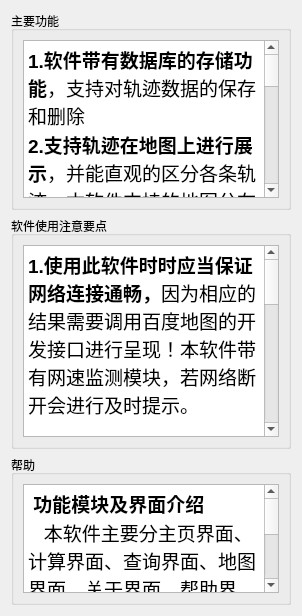
      <widget class="QWidget" name="page_7">
       <layout class="QVBoxLayout" name="verticalLayout_24">
        <item>
         <widget class="QGroupBox" name="groupBox_11">
          <property name="maximumSize">
           <size>
            <width>16777215</width>
            <height>250</height>
           </size>
          </property>
          <property name="title">
           <string>主要功能</string>
          </property>
          <layout class="QHBoxLayout" name="horizontalLayout_51">
           <item>
            <widget class="QTextEdit" name="textEdit">
             <property name="maximumSize">
              <size>
               <width>16777215</width>
               <height>158</height>
              </size>
             </property>
             <property name="focusPolicy">
              <enum>Qt::NoFocus</enum>
             </property>
             <property name="html">
              <string>&lt;!DOCTYPE HTML PUBLIC &quot;-//W3C//DTD HTML 4.0//EN&quot; &quot;http://www.w3.org/TR/REC-html40/strict.dtd&quot;&gt;
&lt;html&gt;&lt;head&gt;&lt;meta name=&quot;qrichtext&quot; content=&quot;1&quot; /&gt;&lt;style type=&quot;text/css&quot;&gt;
p, li { white-space: pre-wrap; }
&lt;/style&gt;&lt;/head&gt;&lt;body style=&quot; font-family:'微软雅黑'; font-size:9pt; font-weight:400; font-style:normal;&quot;&gt;
&lt;p style=&quot; margin-top:0px; margin-bottom:0px; margin-left:0px; margin-right:0px; -qt-block-indent:0; text-indent:0px;&quot;&gt;&lt;span style=&quot; font-family:'仿宋'; font-size:14pt; font-weight:600;&quot;&gt;1.软件带有数据库的存储功能&lt;/span&gt;&lt;span style=&quot; font-family:'仿宋'; font-size:14pt;&quot;&gt;，支持对轨迹数据的保存和删除&lt;/span&gt;&lt;span style=&quot; font-size:14pt;&quot;&gt; &lt;/span&gt;&lt;/p&gt;
&lt;p style=&quot; margin-top:0px; margin-bottom:0px; margin-left:0px; margin-right:0px; -qt-block-indent:0; text-indent:0px;&quot;&gt;&lt;span style=&quot; font-family:'仿宋'; font-size:14pt; font-weight:600;&quot;&gt;2.支持轨迹在地图上进行展示&lt;/span&gt;&lt;span style=&quot; font-family:'仿宋'; font-size:14pt;&quot;&gt;，并能直观的区分各条轨迹。本软件支持的地图分在线地图和离线地图，在线地图采用的是百度地图的开放接口，离线地图为自主设计。&lt;/span&gt;&lt;span style=&quot; font-size:14pt;&quot;&gt; &lt;/span&gt;&lt;/p&gt;
&lt;p style=&quot; margin-top:0px; margin-bottom:0px; margin-left:0px; margin-right:0px; -qt-block-indent:0; text-indent:0px;&quot;&gt;&lt;span style=&quot; font-family:'仿宋'; font-size:14pt; font-weight:600;&quot;&gt;3.轨迹相似度计算&lt;/span&gt;&lt;span style=&quot; font-family:'仿宋'; font-size:14pt;&quot;&gt;。给定任意两条同类型（带时间或不带时间）的轨迹，可计算出两者之间的相似度，并列出相似度最高的轨迹段和轨迹点。&lt;/span&gt;&lt;span style=&quot; font-size:14pt;&quot;&gt; &lt;/span&gt;&lt;/p&gt;
&lt;p style=&quot; margin-top:0px; margin-bottom:0px; margin-left:0px; margin-right:0px; -qt-block-indent:0; text-indent:0px;&quot;&gt;&lt;span style=&quot; font-family:'仿宋'; font-size:14pt; font-weight:600;&quot;&gt;4.相似轨迹查询&lt;/span&gt;&lt;span style=&quot; font-family:'仿宋'; font-size:14pt;&quot;&gt;。对于给定的一个对象轨迹，查找与其相似的所有轨迹，按照相似度从高到低进行排序，并在地图上显示出相似度最高的轨迹段和轨迹点。&lt;/span&gt;&lt;span style=&quot; font-size:14pt;&quot;&gt; &lt;/span&gt;&lt;/p&gt;&lt;/body&gt;&lt;/html&gt;</string>
             </property>
            </widget>
           </item>
          </layout>
         </widget>
        </item>
        <item>
         <widget class="QGroupBox" name="groupBox_12">
          <property name="maximumSize">
           <size>
            <width>16777215</width>
            <height>600</height>
           </size>
          </property>
          <property name="title">
           <string>软件使用注意要点</string>
          </property>
          <layout class="QHBoxLayout" name="horizontalLayout_52">
           <item>
            <widget class="QTextEdit" name="textEdit_5">
             <property name="maximumSize">
              <size>
               <width>16777215</width>
               <height>1000</height>
              </size>
             </property>
             <property name="focusPolicy">
              <enum>Qt::NoFocus</enum>
             </property>
             <property name="html">
              <string>&lt;!DOCTYPE HTML PUBLIC &quot;-//W3C//DTD HTML 4.0//EN&quot; &quot;http://www.w3.org/TR/REC-html40/strict.dtd&quot;&gt;
&lt;html&gt;&lt;head&gt;&lt;meta name=&quot;qrichtext&quot; content=&quot;1&quot; /&gt;&lt;style type=&quot;text/css&quot;&gt;
p, li { white-space: pre-wrap; }
&lt;/style&gt;&lt;/head&gt;&lt;body style=&quot; font-family:'微软雅黑'; font-size:9pt; font-weight:400; font-style:normal;&quot;&gt;
&lt;p style=&quot; margin-top:12px; margin-bottom:12px; margin-left:0px; margin-right:0px; -qt-block-indent:0; text-indent:0px;&quot;&gt;&lt;span style=&quot; font-family:'仿宋'; font-size:14pt; font-weight:600;&quot;&gt;1.使用此软件时时应当保证网络连接通畅，&lt;/span&gt;&lt;span style=&quot; font-family:'仿宋'; font-size:14pt;&quot;&gt;因为相应的结果需要调用百度地图的开发接口进行呈现！本软件带有网速监测模块，若网络断开会进行及时提示。&lt;/span&gt;&lt;span style=&quot; font-size:14pt;&quot;&gt; &lt;/span&gt;&lt;/p&gt;
&lt;p style=&quot; margin-top:12px; margin-bottom:12px; margin-left:0px; margin-right:0px; -qt-block-indent:0; text-indent:0px;&quot;&gt;&lt;span style=&quot; font-family:'仿宋'; font-size:14pt; font-weight:600;&quot;&gt;2.注意带时间轨迹的数据的时间格式，&lt;/span&gt;&lt;span style=&quot; font-family:'仿宋'; font-size:14pt;&quot;&gt;官网提供的测试数据时间格式与官网比赛要求说明中的格式不匹配，本软件以官网的要求YYYYMMDD HH:MM:SS为标准&lt;/span&gt;&lt;span style=&quot; font-size:14pt;&quot;&gt; &lt;/span&gt;&lt;/p&gt;
&lt;p style=&quot; margin-top:12px; margin-bottom:12px; margin-left:0px; margin-right:0px; -qt-block-indent:0; text-indent:0px;&quot;&gt;&lt;span style=&quot; font-family:'仿宋'; font-size:14pt; font-weight:600;&quot;&gt;3.经纬度的精度要求：&lt;/span&gt;&lt;span style=&quot; font-family:'仿宋'; font-size:14pt;&quot;&gt;保留小数点后六位有效数字；经纬度只考虑中国大陆范围，需要进行分析的所有轨迹使用相同坐标系&lt;/span&gt;&lt;span style=&quot; font-size:14pt;&quot;&gt; &lt;/span&gt;&lt;/p&gt;
&lt;p style=&quot; margin-top:12px; margin-bottom:12px; margin-left:0px; margin-right:0px; -qt-block-indent:0; text-indent:0px;&quot;&gt;&lt;span style=&quot; font-family:'仿宋'; font-size:14pt;&quot;&gt;4.除官网提供的少量数据外，本团队按官网格式生成了部分轨迹数据用于测试，轨迹数据存放在在安装目录的&lt;/span&gt;&lt;span style=&quot; font-family:'仿宋'; font-size:14pt; font-weight:600;&quot;&gt;测试数据&lt;/span&gt;&lt;span style=&quot; font-family:'仿宋'; font-size:14pt;&quot;&gt;文件夹中。&lt;/span&gt;&lt;span style=&quot; font-size:14pt;&quot;&gt; &lt;/span&gt;&lt;/p&gt;&lt;/body&gt;&lt;/html&gt;</string>
             </property>
            </widget>
           </item>
          </layout>
         </widget>
        </item>
        <item>
         <widget class="QGroupBox" name="groupBox_13">
          <property name="maximumSize">
           <size>
            <width>16777215</width>
            <height>150</height>
           </size>
          </property>
          <property name="title">
           <string>帮助</string>
          </property>
          <layout class="QHBoxLayout" name="horizontalLayout_53">
           <item>
            <widget class="QTextEdit" name="textEdit_6">
             <property name="html">
              <string>&lt;!DOCTYPE HTML PUBLIC &quot;-//W3C//DTD HTML 4.0//EN&quot; &quot;http://www.w3.org/TR/REC-html40/strict.dtd&quot;&gt;
&lt;html&gt;&lt;head&gt;&lt;meta name=&quot;qrichtext&quot; content=&quot;1&quot; /&gt;&lt;style type=&quot;text/css&quot;&gt;
p, li { white-space: pre-wrap; }
&lt;/style&gt;&lt;/head&gt;&lt;body style=&quot; font-family:'微软雅黑'; font-size:9pt; font-weight:400; font-style:normal;&quot;&gt;
&lt;p style=&quot; margin-top:0px; margin-bottom:0px; margin-left:0px; margin-right:0px; -qt-block-indent:0; text-indent:0px;&quot;&gt;&lt;span style=&quot; font-size:14pt; font-weight:600;&quot;&gt; &lt;/span&gt;&lt;span style=&quot; font-family:'仿宋'; font-size:14pt; font-weight:600;&quot;&gt;功能模块及界面介绍&lt;/span&gt;&lt;a name=&quot;_Toc6080&quot;&gt;&lt;/a&gt;&lt;span style=&quot; font-family:'仿宋'; font-size:14pt; font-weight:600;&quot;&gt; &lt;/span&gt;&lt;/p&gt;
&lt;p style=&quot; margin-top:0px; margin-bottom:0px; margin-left:0px; margin-right:0px; -qt-block-indent:0; text-indent:0px;&quot;&gt;&lt;span style=&quot; font-size:14pt;&quot;&gt;  &lt;/span&gt;&lt;span style=&quot; font-family:'仿宋'; font-size:14pt;&quot;&gt; 本软件主要分主页界面、计算界面、查询界面、地图界面、关于界面、帮助界面、简易轨迹匹配界面七个部分。&lt;/span&gt; &lt;/p&gt;
&lt;p style=&quot; margin-top:12px; margin-bottom:12px; margin-left:0px; margin-right:0px; -qt-block-indent:0; text-indent:0px;&quot;&gt;&lt;span style=&quot; font-family:'仿宋'; font-size:14pt; font-weight:600;&quot;&gt;详细文档在此下载&lt;/span&gt;&lt;span style=&quot; font-family:'仿宋'; font-size:14pt;&quot;&gt;：http://pan.baidu.com/s/1dFLlM9b&lt;/span&gt;&lt;/p&gt;&lt;/body&gt;&lt;/html&gt;</string>
             </property>
            </widget>
           </item>
          </layout>
         </widget>
        </item>
       </layout>
      </widget>
